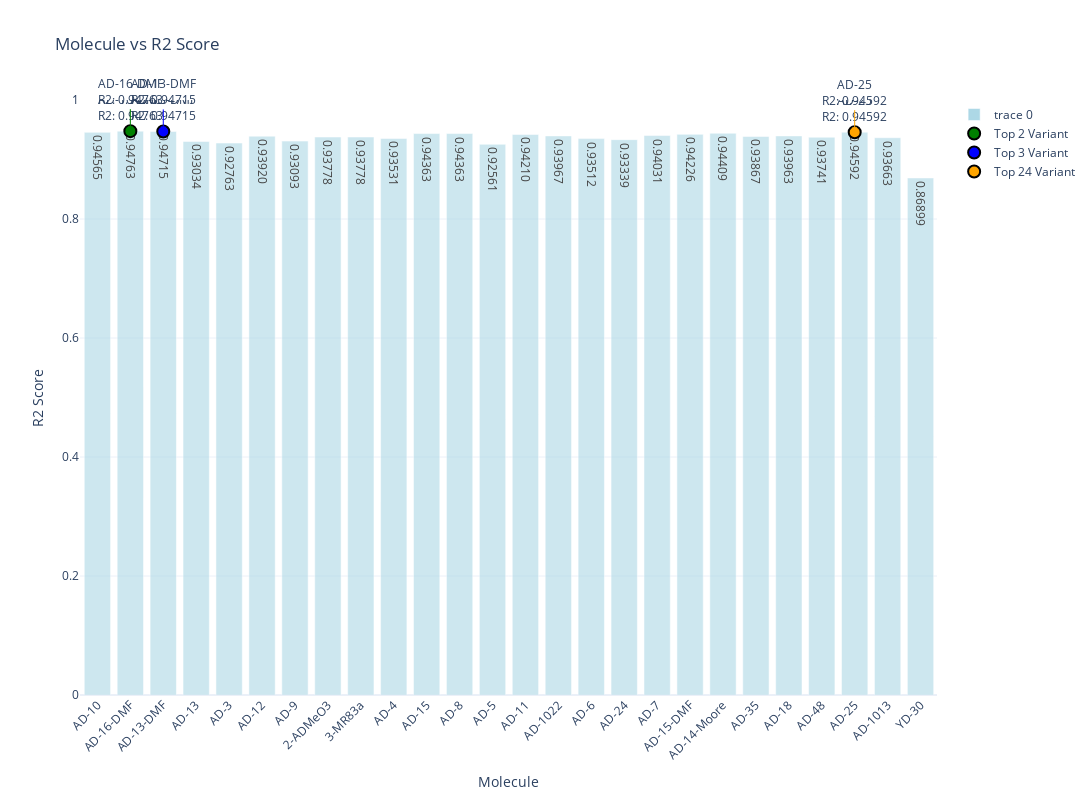

Notebook code cell kept with this figure:
### Code cell
import plotly.graph_objects as go

# Sort by r2_score in descending order to find the best 3 variants
top_3_df = final_results_top48.sort_values(by='r2_score', ascending=False).head(3)

# Create the bar chart
fig = go.Figure()

# Add bars
fig.add_trace(go.Bar(
    x=final_results_top48['Molecule'],
    y=final_results_top48['r2_score'],
    text=final_results_top48['r2_score'].apply(lambda x: f"{x:.5f}"),
    textposition='inside',
    marker=dict(color='lightblue', opacity=0.6)
))

# Define a list of colors or use a color scale
color_scale = ['red', 'green', 'blue', 'orange', 'purple', 'cyan', 'magenta', 'yellow', 'grey', 'brown']

# Annotate the top 3 variants with different colors
for idx, row in top_3_df.iterrows():
    color = color_scale[idx % len(color_scale)]  # Use modulo to avoid index out of range
    fig.add_trace(go.Scatter(
        x=[row['Molecule']],
        y=[row['r2_score']],
        mode='markers+text',
        marker=dict(size=12, color=color, line=dict(width=2, color='Black')),
        text=f"{row['Molecule']}<br>R2: {row['r2_score']:.5f}",
        textposition='top center',
        name=f"Top {idx+1} Variant"
    ))

    # Add annotation with an arrow
    fig.add_annotation(
        x=row['Molecule'],
        y=row['r2_score'],
        text=f"{row['Molecule']}<br>R2: {row['r2_score']:.5f}",
        showarrow=True,
        arrowhead=2,
        ax=0,
        ay=-40,
        arrowcolor=color
    )

# Update layout
fig.update_layout(
    title='Molecule vs R2 Score',
    xaxis_title='Molecule',
    yaxis_title='R2 Score',
    xaxis_tickangle=-45,
    yaxis=dict(range=[0, 1]),  # Adjust range as needed
    template='plotly_white',
    height = 800,
    width = 1100
)

# Show the plot
fig.show()

### Figure 1 — Plotly figure (JSON) as saved in the notebook; plotly's stock layout.template omitted (floating-point values rounded to 4 significant figures)
{"data": [{"marker": {"color": "lightblue", "opacity": 0.6}, "text": ["0.94565", "0.94763", "0.94715", "0.93034", "0.92763", "0.93920", "0.93093", "0.93778", "0.93778", "0.93531", "0.94363", "0.94363", "0.92561", "0.94210", "0.93967", "0.93512", "0.93339", "0.94031", "0.94226", "0.94409", "0.93867", "0.93963", "0.93741", "0.94592", "0.93663", "0.86899"], "textposition": "inside", "type": "bar", "x": ["AD-10", "AD-16-DMF", "AD-13-DMF", "AD-13", "AD-3", "AD-12", "AD-9", "2-ADMeO3", "3-MR83a", "AD-4", "AD-15", "AD-8", "AD-5", "AD-11", "AD-1022", "AD-6", "AD-24", "AD-7", "AD-15-DMF", "AD-14-Moore", "AD-35", "AD-18", "AD-48", "AD-25", "AD-1013", "YD-30"], "y": [0.9456, 0.9476, 0.9471, 0.9303, 0.9276, 0.9392, 0.9309, 0.9378, 0.9378, 0.9353, 0.9436, 0.9436, 0.9256, 0.9421, 0.9397, 0.9351, 0.9334, 0.9403, 0.9423, 0.9441, 0.9387, 0.9396, 0.9374, 0.9459, 0.9366, 0.869]}, {"marker": {"color": "green", "line": {"color": "Black", "width": 2}, "size": 12}, "mode": "markers+text", "name": "Top 2 Variant", "text": "AD-16-DMF<br>R2: 0.94763", "textposition": "top center", "type": "scatter", "x": ["AD-16-DMF"], "y": [0.9476]}, {"marker": {"color": "blue", "line": {"color": "Black", "width": 2}, "size": 12}, "mode": "markers+text", "name": "Top 3 Variant", "text": "AD-13-DMF<br>R2: 0.94715", "textposition": "top center", "type": "scatter", "x": ["AD-13-DMF"], "y": [0.9471]}, {"marker": {"color": "orange", "line": {"color": "Black", "width": 2}, "size": 12}, "mode": "markers+text", "name": "Top 24 Variant", "text": "AD-25<br>R2: 0.94592", "textposition": "top center", "type": "scatter", "x": ["AD-25"], "y": [0.9459]}], "layout": {"annotations": [{"arrowcolor": "green", "arrowhead": 2, "ax": 0, "ay": -40, "showarrow": true, "text": "AD-16-DMF<br>R2: 0.94763", "x": "AD-16-DMF", "y": 0.9476}, {"arrowcolor": "blue", "arrowhead": 2, "ax": 0, "ay": -40, "showarrow": true, "text": "AD-13-DMF<br>R2: 0.94715", "x": "AD-13-DMF", "y": 0.9471}, {"arrowcolor": "orange", "arrowhead": 2, "ax": 0, "ay": -40, "showarrow": true, "text": "AD-25<br>R2: 0.94592", "x": "AD-25", "y": 0.9459}], "height": 800, "title": {"text": "Molecule vs R2 Score"}, "width": 1100, "xaxis": {"tickangle": -45, "title": {"text": "Molecule"}}, "yaxis": {"range": [0, 1], "title": {"text": "R2 Score"}}}}
